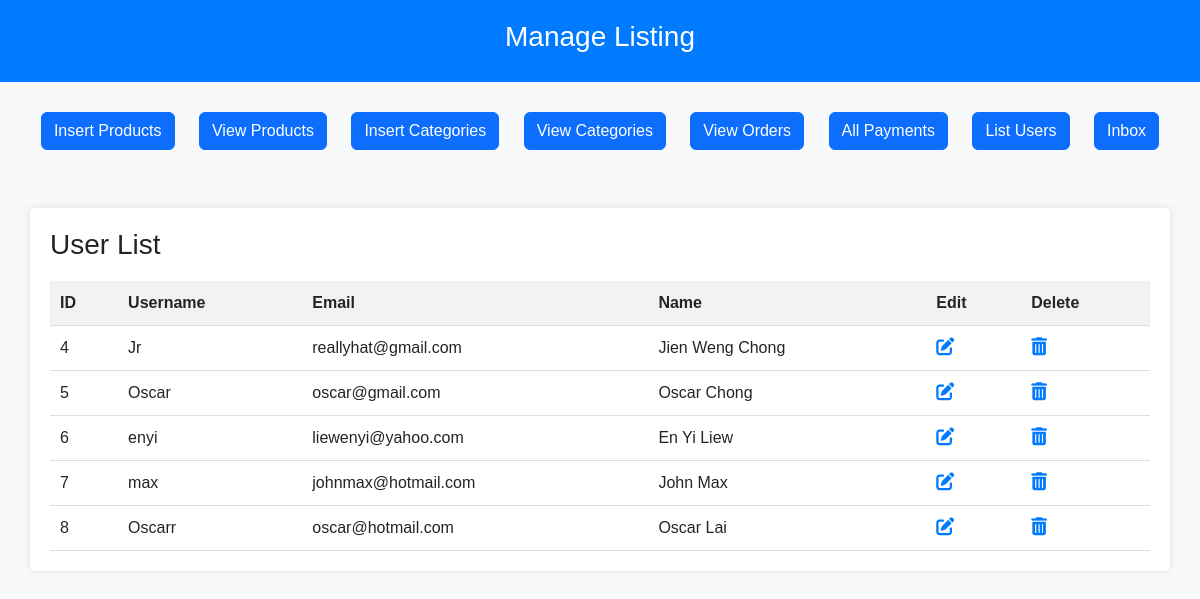
The app's page /admin/index.php?user_list, older data.
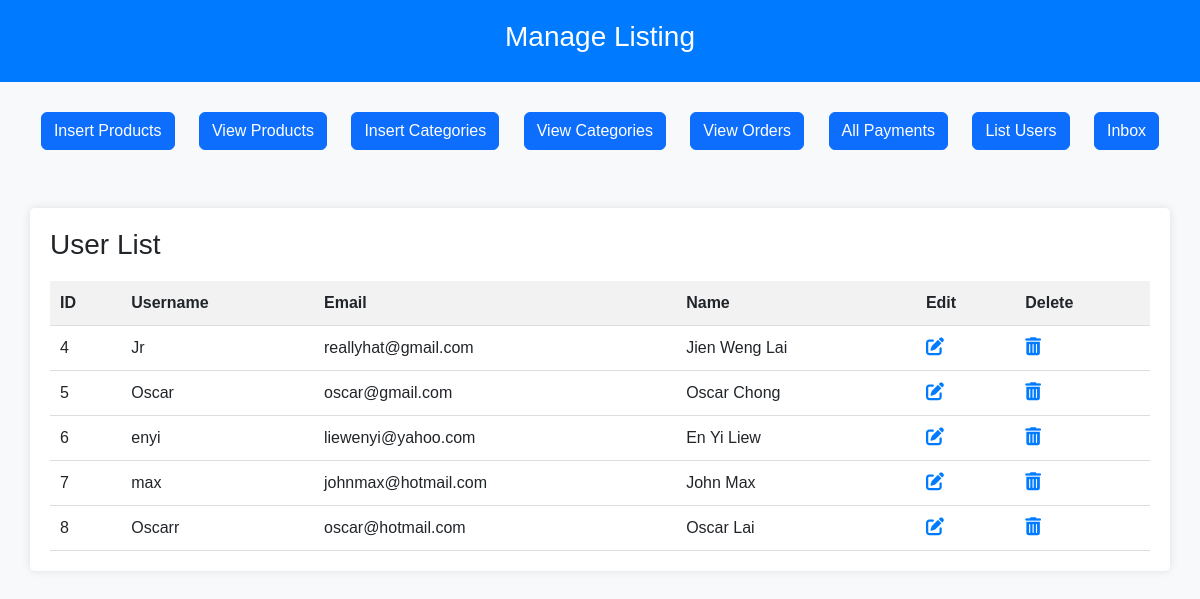
The same page, newer data.
### tables this page shows
CREATE TABLE `users` (
  `id` int(10) UNSIGNED NOT NULL,
  `firstname` varchar(30) NOT NULL,
  `lastname` varchar(30) NOT NULL,
  `username` varchar(50) NOT NULL,
  `email` varchar(50) NOT NULL,
  `password` varchar(20) NOT NULL
);

### admin/user_list.php (the view, shortened to what this page needs)
<?php
include('../include/connect.php');
$select_query = "SELECT * FROM users";
$result = mysqli_query($con, $select_query);
?>
<!DOCTYPE html>
<html lang="en">
<head>
    <link rel="stylesheet" href="https://cdnjs.cloudflare.com/ajax/libs/font-awesome/6.0.0/css/all.min.css">
</head>
<body>
    <h3>User List</h3>
    <table>
        <tr>
            <th>ID</th>
            <th>Username</th>
            <th>Email</th>
            <th>Name</th>
            <th>Edit</th>
            <th>Delete</th>
        </tr>
        <?php
        while ($row = mysqli_fetch_assoc($result)) {
            echo "<tr>";
            echo "<td>" . $row['id'] . "</td>";
            echo "<td>" . $row['username'] . "</td>";
            echo "<td>" . $row['email'] . "</td>";
            echo "<td>" . $row['firstname'] . " " . $row['lastname'] . "</td>";
            echo "<td><a href='edit_user.php?id=" . $row['id'] . "'><i class='fas fa-edit icon'></i></a></td>";
            echo "<td><a href='delete_user.php?id=" . $row['id'] . "' onclick='return confirm(\"Are you sure you want to delete this user?\")'><i class='fas fa-trash-alt icon'></i></a></td>";
            echo "</tr>";
        }
        ?>
    </table>
</body>
</html>

Row changes from the older to the newer data that the page shows:
changed users "Jr": lastname "Chong" → "Lai"
